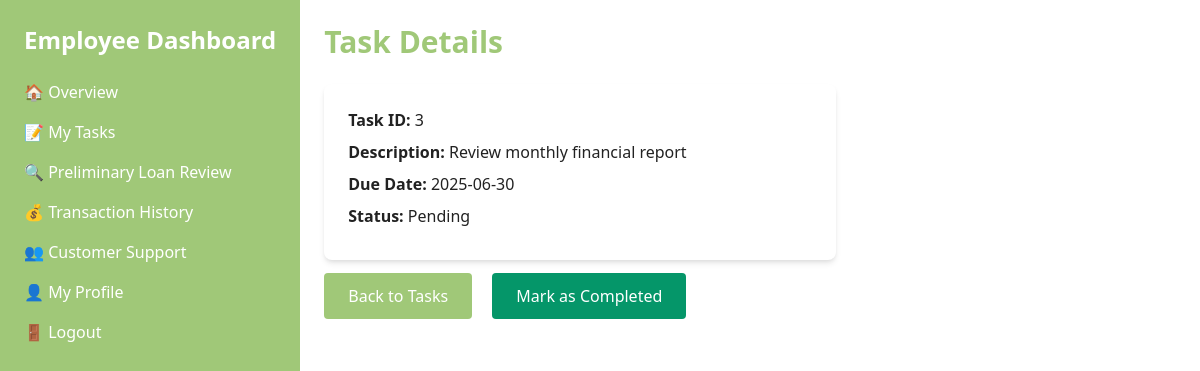
The app's page /view_task.php?task_id=3 (signed in) with its own data.
### tables this page shows
CREATE TABLE tasks (
  task_id INT AUTO_INCREMENT PRIMARY KEY,
  task_description VARCHAR(255) NOT NULL,
  due_date DATE,
  status ENUM('Pending','Completed') DEFAULT 'Pending',
  assigned_to INT NOT NULL,
  CONSTRAINT fk_assigned_employee FOREIGN KEY (assigned_to) REFERENCES users(user_id)
);

### view_task.php (the view, shortened to what this page needs)
<?php
require 'db_connection.php';
$task_id = intval($_GET['task_id']);
$query = "SELECT task_id, task_description, due_date, status
          FROM tasks
          WHERE task_id = ? AND assigned_to = ?";
$stmt  = $conn->prepare($query);
$stmt->bind_param("ii", $task_id, $_SESSION['user_id']);
$stmt->execute();
$result = $stmt->get_result();
$task = $result->fetch_assoc();
?>
<!DOCTYPE html>
<html lang="en">
<head>
    <link href="https://cdn.jsdelivr.net/npm/tailwindcss@2.2.16/dist/tailwind.min.css" rel="stylesheet">
    <link href="styles.css" rel="stylesheet">
</head>
<body class="bg-2 text-color2">
    <div class="flex">
        <aside class="w-[25%] bg-primary text-white h-screen p-6 sticky">
            <h2 class="text-2xl font-bold mb-6">Employee Dashboard</h2>
            <nav>
                <ul>
                    <li class="mb-4">
                        <a href="employee_dashboard.php" class="hover:text-color3">🏠 Overview</a>
                    </li>
                    <li class="mb-4">
                        <a href="employee_tasks.php" class="hover:text-color3">📝 My Tasks</a>
                    </li>
                    <li class="mb-4">
                        <a href="loan_review.php" class="hover:text-color3">🔍 Preliminary Loan Review</a>
                    </li>
                    <li class="mb-4">
                        <a href="employee_transactions.php" class="hover:text-color3">💰 Transaction History</a>
                    </li>
                    <li class="mb-4">
                        <a href="customer_support.php" class="hover:text-color3">👥 Customer Support</a>
                    </li>
                    <li class="mb-4">
                        <a href="employee_profile.php" class="hover:text-color3">👤 My Profile</a>
                    </li>
                    <li class="mb-4">
                        <a href="logout.php" class="hover:text-color3">🚪 Logout</a>
                    </li>
                </ul>
            </nav>
        </aside>
        <main class="flex-grow p-6 h-screen w-[75%] overflow-auto">
            <h1 class="text-3xl font-bold mb-6 text-color3">Task Details</h1>
            <div class="bg-white shadow-md rounded-lg p-6 max-w-lg">
                <p class="mb-2"><span class="font-semibold">Task ID:</span>
                    <?php echo htmlspecialchars($task['task_id']); ?></p>
                <p class="mb-2"><span class="font-semibold">Description:</span>
                    <?php echo htmlspecialchars($task['task_description']); ?></p>
                <p class="mb-2"><span class="font-semibold">Due Date:</span>
                    <?php echo htmlspecialchars($task['due_date']); ?></p>
                <p class="mb-2"><span class="font-semibold">Status:</span>
                    <?php echo htmlspecialchars($task['status']); ?></p>
            </div>
            <div class="mt-6">
                <a href="employee_tasks.php"
                    class="bg-primary text-white px-6 py-3 rounded hover:bg-color3 transition-all">Back to Tasks</a>
                <?php if($task['status'] !== 'Completed'): ?>
                <a href="complete_task.php?task_id=<?php echo $task['task_id']; ?>"
                    class="bg-green-600 text-white px-6 py-3 rounded hover:bg-green-700 transition-all ml-4">Mark as
                    Completed</a>
                <?php endif; ?>
            </div>
        </main>
    </div>
</body>
</html>

### styles.css (style rules this page uses)
:root { --primary-color: #a0c878; --secondary-color: #ddeb9d; --color2-color: #fafge9; --color3-color: #fffdfg; --color4-color: #333; --color5-color: #222; }
.bg-primary { background-color: var(--primary-color); }
.bg-2 { background-color: var(--color2-color); }
.text-color2 { color: var(--color5-color); }
.text-color3 { color: var(--primary-color); }
body { background-color: var(--color3-color); }

### records on screen
tasks: task_id "3", task_description "Review monthly financial report", due_date "2025-06-30", status "Pending"
